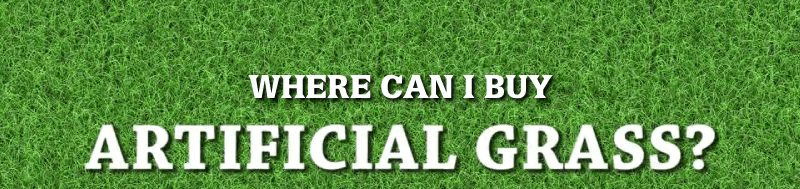
#> input picture images/newimage.jpg, 800 x 189 px
$ python TextInImage.py   (older library calls are emulated)
#> lines starting #> are read from the running program, lines starting #| are printed output that depends on the picture
import cv2
from os import path
import numpy as np
import pytesseract

filePath = path.dirname(__file__)
# imagePath = path.join(filePath, "../images/opencv-logo.png")
# imagePath = path.join(filePath, "../images/forest.jpg")
imagePath = path.join(filePath, "../images/newimage.jpg")
# imagePath = path.join(filePath, "../images/digits-alphabets.jpeg")

img = cv2.imread(imagePath, cv2.IMREAD_COLOR)
#> img is the input picture: shape (189, 800, 3); mean B, G, R 69.6, 144.5, 94.3
img_gray = cv2.cvtColor(img, cv2.COLOR_BGR2GRAY)
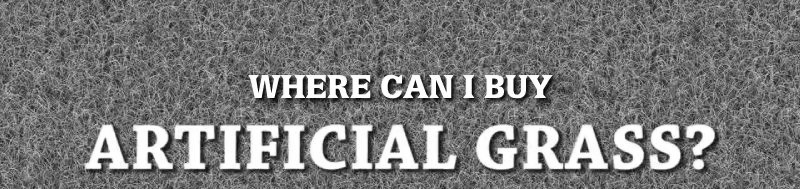
#> img_gray: shape (189, 800); min 1, max 255, mean 121

'''
kernel = np.ones((2, 2), np.uint8)
# kernel = cv2.getStructuringElement(cv2.MORPH_RECT, (2, 2))
img_gray = cv2.dilate(img_gray, kernel, iterations=1)
img_gray = cv2.erode(img_gray, kernel, iterations=1)
# img_gray = cv2.medianBlur(img_gray, 5)

img_gray = cv2.adaptiveThreshold(img_gray, 255,
                                 cv2.ADAPTIVE_THRESH_GAUSSIAN_C, cv2.THRESH_BINARY, 11, 2)


_, contours, hierarchy = cv2.findContours(img_gray, cv2.RETR_TREE,
                                          cv2.CHAIN_APPROX_NONE)

file = open("recogniser.txt", "w")
file.write("")
file.close()

for cnt in contours:
    x, y, w, h = cv2.boundingRect(cnt)
    cv2.rectangle(img_gray, (x, y), (x+w, y+h), (0, 255, 0), 2)
    cropped = img_gray[x:x+w, y:y+h]
    result = pytesseract.image_to_string(img_gray)
    file = open("recogniser.txt", "a")
    file.write(result)

file.close()

file = open("recogniser.txt", "r")

if file.readable():
    print(file.read())

file.close()'''

#> (the run stopped early here; a loop or call above may not have finished)

$ run again, with images/forest.jpg copied over images/newimage.jpg
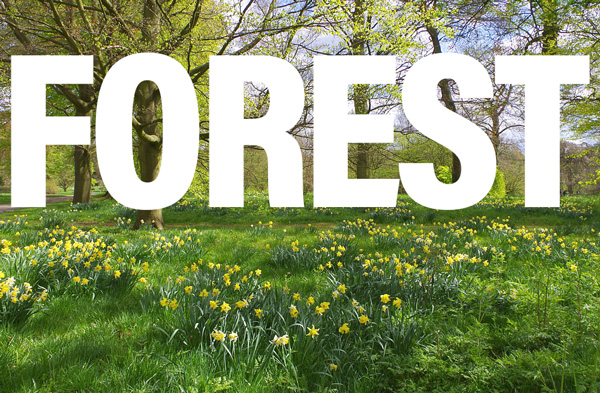
#> input picture images/forest.jpg, 600 x 393 px
#> img is the input picture: shape (393, 600, 3); mean B, G, R 108.7, 152, 139.2
#> `img_gray = cv2.cvtColor(img, cv2.COLOR_BGR2GRAY)`:
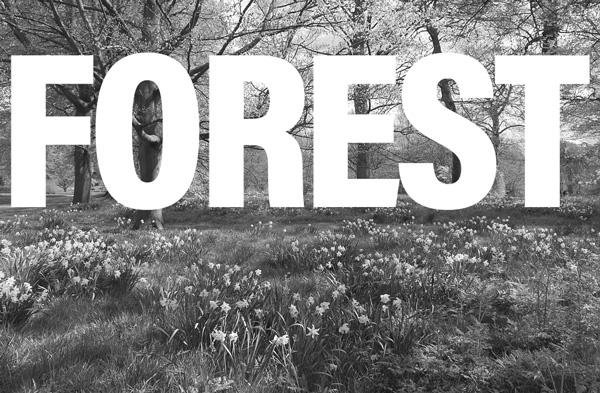
#> img_gray: shape (393, 600); min 10, max 255, mean 143.2
